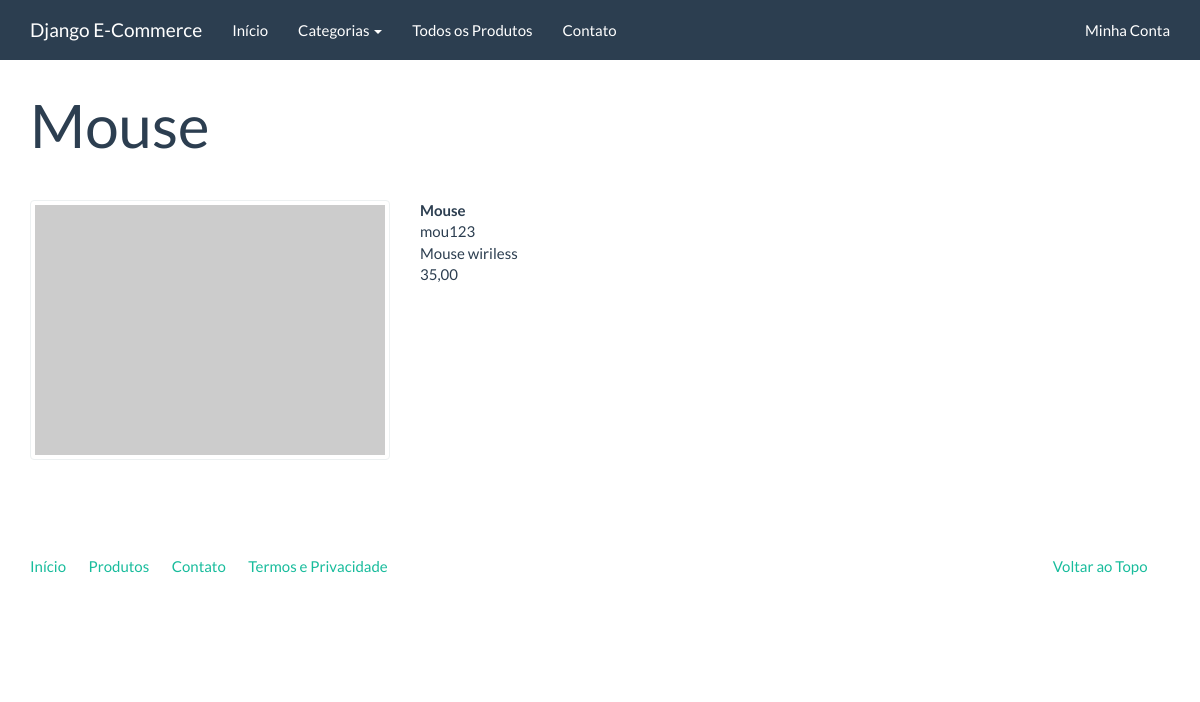
/produtos/categoria/mou123, run on the app's committed database.
### catalog/models.py (models this page shows, shortened)
class Product(models.Model):
    name = models.CharField('Nome', max_length=100)
    slug = models.SlugField('Identificador', max_length=100)
    category = models.ForeignKey('catalog.Category', verbose_name='Categoria', on_delete=models.PROTECT)
    description = models.TextField('Descrição', blank=True)
    price = models.DecimalField('Preço', decimal_places=2, max_digits=10)
    created = models.DateTimeField('Criado em', auto_now_add=True)
    modified = models.DateTimeField('modificado em', auto_now=True)
    class Meta:
        verbose_name = 'Produto'
        verbose_name_plural = 'Produtos'
        ordering = ['name']

### catalog/views.py (the view)
# urls.py: path('produtos/categoria/<slug:produto_slug>', produtos_unitario, name='produto_unitario'),
def produtos_unitario(request, produto_slug):
    produto_unitario = Product.objects.get(slug=produto_slug)
    return render(request, 'catalog/product.html', {"produto_unitario": produto_unitario} )

### catalog/context_processors.py (called while the page is built)
def categories(request):
    return {
        'categories': Category.objects.all()
    }

### catalog/models.py (called while the page is built)
    def __str__(self):
        return self.name

### catalog/templates/catalog/product.html (shortened to what this page needs)
{% extends "base.html" %}
{% block container %}
<div class="page-header">
  <h1>{{ produto_unitario.name }}</h1>
</div>
<div class="row">
  <div class="col-sm-4">
      <a href="#" class="thumbnail">
          <img src="http://placehold.it/350x250" alt="" />
      </a>
  </div>
  <div class="col-sm-8">
      <dl>
        <dt>{{ produto_unitario.name }}</dt>
        <dd>{{ produto_unitario.slug }}</dd>
        <dd>{{ produto_unitario.description }}</dd>
        <dd>{{ produto_unitario.price }}</dd>
  </div>
</div>
{% endblock %}

### data on the page
Product: name "Mouse", slug "mou123", description "Mouse wiriless", price "35,00"
